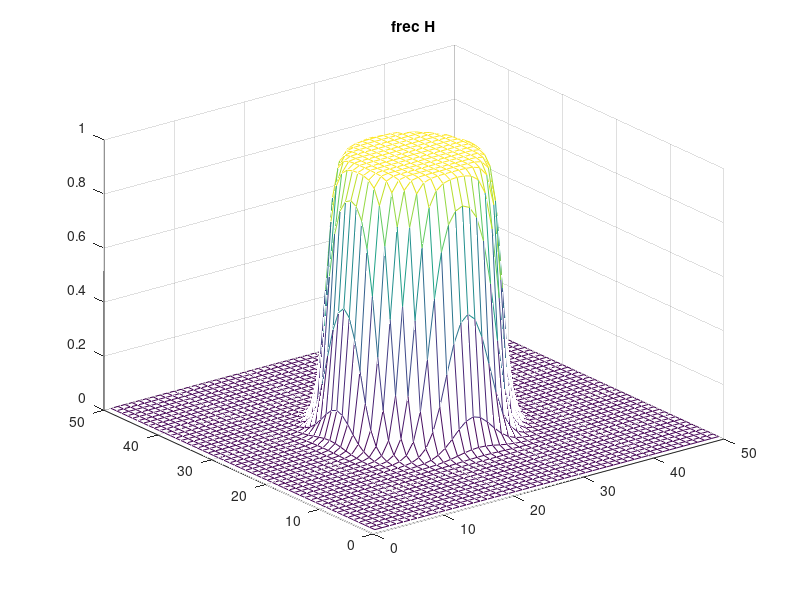
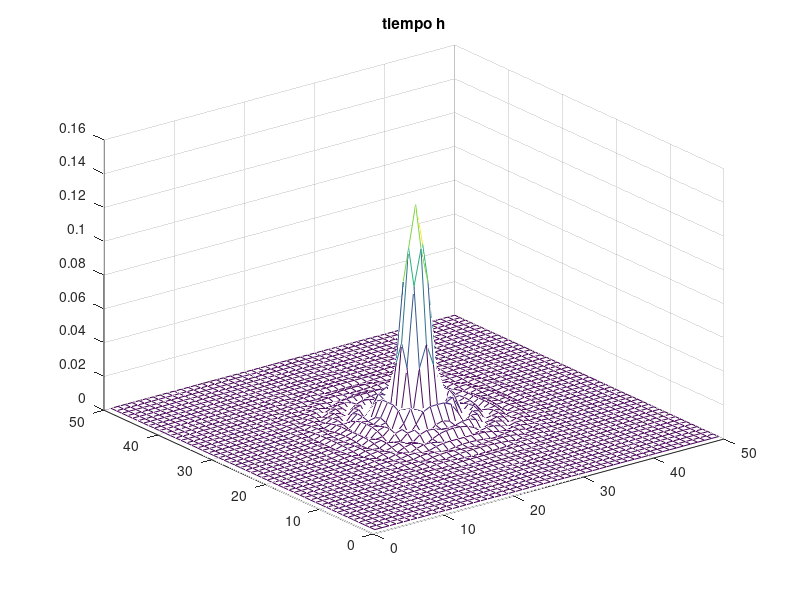

MATLAB code to generate these figures, in order:
wc = 10
H  = zeros(50,50);
n  = 10;

for i=1:50
  for j=1:50
    d = sqrt( (i-25)^2 + (j-25)^2 );
    H(i,j) = 1 / ( 1 + (d/wc)^(2*n) );
  endfor
endfor

figure
mesh([1:50],[1:50],H)
title("frec H")

figure
mesh([1:50],[1:50],fftshift(abs(ifft2(H))))
title ("tiempo h")
